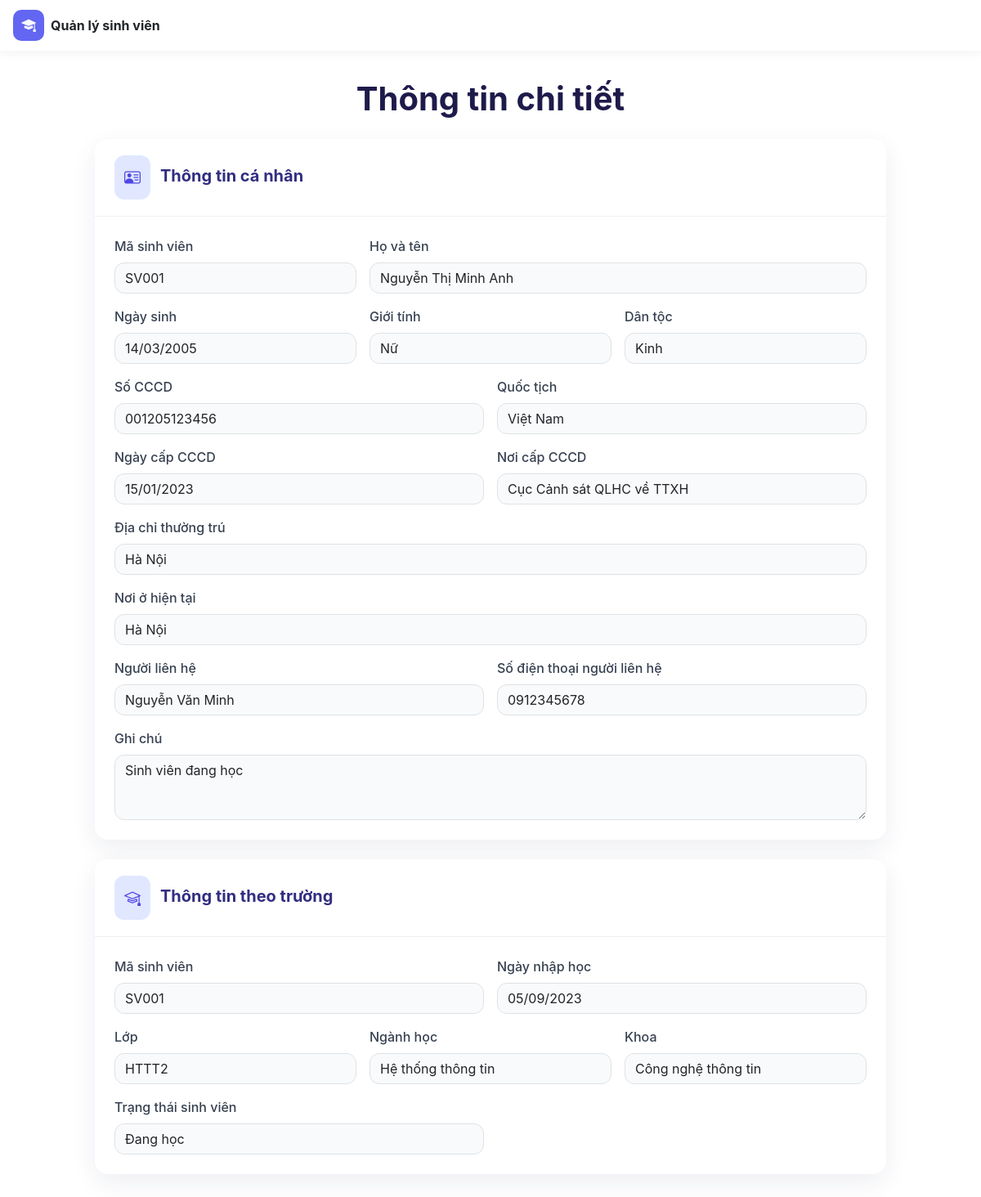
/public/?controller=student&action=detail&id=SV001 (signed in), run on the app's committed database.
### tables this page shows
CREATE TABLE students (
ma_sv VARCHAR(10) PRIMARY KEY,
cccd VARCHAR(12),
ngay_cap_cccd DATE,
noi_cap_cccd VARCHAR(100),
dan_toc VARCHAR(50),
quoc_tich VARCHAR(50),
dia_chi_thuong_tru VARCHAR(200),
noi_o_hien_tai VARCHAR(200),
ngay_nhap_hoc DATE,
nguoi_lien_he VARCHAR(100),
sdt_nguoi_lien_he VARCHAR(15),
ghi_chu VARCHAR(200),

    FOREIGN KEY (ma_sv) REFERENCES student(ma_sv)

);

CREATE TABLE student (
ma_sv VARCHAR(10) PRIMARY KEY,
ho_ten VARCHAR(100),
ngay_sinh DATE,
gioi_tinh VARCHAR(10),
ten_lop VARCHAR(50),
nganh VARCHAR(100),
khoa VARCHAR(100),
trang_thai VARCHAR(30)
);

### app/controllers/StudentController.php (called while the page is built, shortened)
<?php
require_once APP_ROOT . '/app/services/StudentService.php';
class StudentController
{
    public function detail($id)
    {
        $studentService = new StudentService();
        $student = $studentService->getStudentById($id);
        include APP_ROOT . '/app/views/student/detail.php';
    }
}

### app/services/StudentService.php (called while the page is built, shortened)
<?php
require_once APP_ROOT . '/app/models/Student.php';
class StudentService
{
    public function getStudentById($id)
    {
        $dbConnection = new DBConnection();
        $conn = $dbConnection->getConnection();
        $sql = "SELECT *
                FROM student s
                LEFT JOIN students sd ON s.ma_sv = sd.ma_sv
                WHERE s.ma_sv = ?";
        $stmt = $conn->prepare($sql);
        $stmt->execute([$id]);
        return $stmt->fetch(PDO::FETCH_OBJ);
    }
}

### app/models/Student.php (called while the page is built, shortened)
<?php
class Student
{
    public static function formatDate($date)
    {
        return date_format(date_create($date), 'd/m/Y');
    }
}

### app/views/student/detail.php (the view, shortened to what this page needs)
<!DOCTYPE html>
<html lang="vi">
<head>
    <link href="https://cdn.jsdelivr.net/npm/bootstrap@5.3.8/dist/css/bootstrap.min.css"
          rel="stylesheet">
    <link href="https://cdn.jsdelivr.net/npm/bootstrap-icons@1.11.3/font/bootstrap-icons.css"
          rel="stylesheet">
    <link rel="stylesheet" href="assets/css/style.css"></head>
<body>
    <header class="topbar">
        <div class="container-fluid px-3 d-flex align-items-center justify-content-between">
            <div class="d-flex align-items-center gap-2">
                <div class="brand-icon">
                    <a href="?controller=student&action=index">
                    <i class="bi bi-mortarboard-fill"></i></a>
                </div>
                <span class="fw-bold">Quản lý sinh viên</span>
            </div>
        </div>
    </header>
    <main class="detail-container">
        <div class="page-heading">
            <h1>Thông tin chi tiết</h1>
        </div>
        <section class="detail-card">
            <div class="detail-card-header">
                <div class="detail-icon">
                    <i class="bi bi-person-vcard"></i>
                </div>
                <div>
                    <h5>Thông tin cá nhân</h5>
                </div>
            </div>
            <div class="detail-card-body">
                <div class="row g-3">
                    <div class="col-md-4">
                        <label class="form-label">Mã sinh viên</label>
                        <input type="text" class="form-control"
                               value="<?= $student->ma_sv ?>" readonly>
                    </div>
                    <div class="col-md-8">
                        <label class="form-label">Họ và tên</label>
                        <input type="text" class="form-control"
                               value="<?= $student->ho_ten ?>" readonly>
                    </div>
                    <div class="col-md-4">
                        <label class="form-label">Ngày sinh</label>
                        <input type="text" class="form-control"
                               value="<?= Student::formatDate($student->ngay_sinh) ?>" readonly>
                    </div>
                    <div class="col-md-4">
                        <label class="form-label">Giới tính</label>
                        <input type="text" class="form-control"
                               value="<?= $student->gioi_tinh ?>" readonly>
                    </div>
                    <div class="col-md-4">
                        <label class="form-label">Dân tộc</label>
                        <input type="text" class="form-control"
                               value="<?= $student->dan_toc ?>" readonly>
                    </div>
                    <div class="col-md-6">
                        <label class="form-label">Số CCCD</label>
                        <input type="text" class="form-control"
                               value="<?= $student->cccd ?>" readonly>
                    </div>
                    <div class="col-md-6">
                        <label class="form-label">Quốc tịch</label>
                        <input type="text" class="form-control"
                               value="<?= $student->quoc_tich ?>" readonly>
                    </div>
                    <div class="col-md-6">
                        <label class="form-label">Ngày cấp CCCD</label>
                        <input type="text" class="form-control"
                               value="<?= Student::formatDate($student->ngay_cap_cccd) ?>" readonly>
                    </div>
                    <div class="col-md-6">
                        <label class="form-label">Nơi cấp CCCD</label>
                        <input type="text" class="form-control"
                               value="<?= $student->noi_cap_cccd ?>" readonly>
                    </div>
                    <div class="col-12">
                        <label class="form-label">Địa chỉ thường trú</label>
                        <input type="text" class="form-control"
                               value="<?= $student->dia_chi_thuong_tru ?>" readonly>
                    </div>
                    <div class="col-12">
                        <label class="form-label">Nơi ở hiện tại</label>
                        <input type="text" class="form-control"
                               value="<?= $student->noi_o_hien_tai ?>" readonly>
                    </div>
                    <div class="col-md-6">
                        <label class="form-label">Người liên hệ</label>
                        <input type="text" class="form-control"
                               value="<?= $student->nguoi_lien_he ?>" readonly>
                    </div>
                    <div class="col-md-6">
                        <label class="form-label">Số điện thoại người liên hệ</label>
                        <input type="text" class="form-control"
                               value="<?= $student->sdt_nguoi_lien_he ?>" readonly>
                    </div>
                    <div class="col-12">
                        <label class="form-label">Ghi chú</label>
                        <textarea class="form-control" readonly><?= $student->ghi_chu ?></textarea>
                    </div>
                </div>
            </div>
        </section>
        <section class="detail-card">
            <div class="detail-card-header">
                <div class="detail-icon">
                    <i class="bi bi-mortarboard"></i>
                </div>
                <div>
                    <h5>Thông tin theo trường</h5>
                </div>
            </div>
            <div class="detail-card-body">
                <div class="row g-3">
                    <div class="col-md-6">
                        <label class="form-label">Mã sinh viên</label>
                        <input type="text" class="form-control"
                               value="<?= $student->ma_sv ?>" readonly>
                    </div>
                    <div class="col-md-6">
                        <label class="form-label">Ngày nhập học</label>
                        <input type="text" class="form-control"
                               value="<?= Student::formatDate($student->ngay_nhap_hoc) ?>" readonly>
                    </div>
                    <div class="col-md-4">
                        <label class="form-label">Lớp</label>
                        <input type="text" class="form-control"
                               value="<?= $student->ten_lop ?>" readonly>
                    </div>
                    <div class="col-md-4">
                        <label class="form-label">Ngành học</label>
                        <input type="text" class="form-control"
                               value="<?= $student->nganh ?>" readonly>
                    </div>
                    <div class="col-md-4">
                        <label class="form-label">Khoa</label>
                        <input type="text" class="form-control"
                               value="<?= $student->khoa ?>" readonly>
                    </div>
                    <div class="col-md-6">
                        <label class="form-label">Trạng thái sinh viên</label>
                        <input type="text" class="form-control"
                               value="<?= $student->trang_thai ?>" readonly>
                    </div>
                </div>
            </div>
        </section>
    </main>
</body>
</html>

### public/index.php (shortened to what this page needs)
<?php
$action = $_GET['action'] ?? 'index';
$id = $_GET['id'] ?? null;
$controllerObject = new $controllerClass();
if ($action === 'detail') {
    $controllerObject->$action($id);
} else {
    $controllerObject->$action();
}

### public/assets/css/style.css (style rules this page uses)
:root { --indigo: #4f46e5; }
body { font-family: 'Inter', 'Segoe UI', system-ui, sans-serif; }
.form-control { border-radius: 12px; }
.topbar { background: #fff; padding: 0.75rem 0; box-shadow: 0 2px 12px rgba(30, 35, 90, 0.06); }
.brand-icon { width: 38px; height: 38px; border-radius: 10px; background-color: #6366f1; color: #fff; display: flex; align-items: center; justify-content: center; font-size: 1.1rem; transition: background-color 0.3s ease; }
.brand-icon a { color: #F9FAFB; }
.form-label { font-weight: 500; color: #374151; }
.detail-container { max-width: 1000px; margin: 35px auto; padding: 0 16px; }
.page-heading { text-align: center; margin-bottom: 25px; }
.page-heading h1 { color: #1e1b4b; font-weight: 700; }
.detail-card { background: #fff; border-radius: 16px; margin-bottom: 24px; box-shadow: 0 10px 30px rgba(30, 35, 90, 0.08); overflow: hidden; }
.detail-card-header { display: flex; align-items: center; gap: 12px; padding: 20px 24px; border-bottom: 1px solid #eef0f4; }
.detail-card-header h5 { margin: 0 0 4px; color: #312e81; font-weight: 700; }
.detail-icon { background: #e0e7ff; color: #4f46e5; border-radius: 12px; padding: 12px; font-size: 20px; }
.detail-card-body { padding: 24px; }
.detail-card .form-control { background: #f9fafb; }
.detail-card textarea { min-height: 80px; }

### data on the page
students: ma_sv "SV001", ma_sv.ho_ten "Nguyễn Thị Minh Anh", ma_sv.ngay_sinh "14/03/2005", ma_sv.gioi_tinh "Nữ", dan_toc "Kinh", cccd "001205123456", quoc_tich "Việt Nam", ngay_cap_cccd "15/01/2023", noi_cap_cccd "Cục Cảnh sát QLHC về TTXH", dia_chi_thuong_tru "Hà Nội", noi_o_hien_tai "Hà Nội", nguoi_lien_he "Nguyễn Văn Minh", sdt_nguoi_lien_he "0912345678", ghi_chu "Sinh viên đang học", ngay_nhap_hoc "05/09/2023", ma_sv.ten_lop "HTTT2", ma_sv.nganh "Hệ thống thông tin", ma_sv.khoa "Công nghệ thông tin", ma_sv.trang_thai "Đang học"
